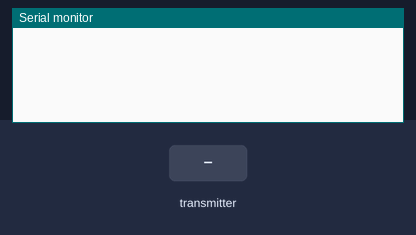
This sketch was run on a simulated Arduino Uno, built with avr-gcc and run on an emulated ATmega328P. Shown: the last lines printed to the serial monitor. Inputs (shaded band) come from the test bench. No radio packets arrive unless stated.

Above: at 1.2 s.
1.3 s: the transmitter starts sending North = 0
At 1.38 s:
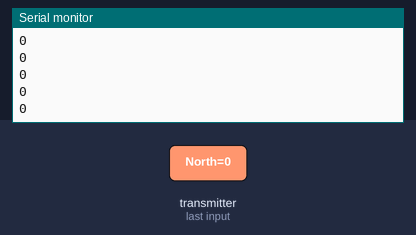
3.2 s: the transmitter starts sending South = 256
4.7 s: the transmitter starts sending East = 512
6.2 s: the transmitter starts sending West = 1023
At 7.1 s:
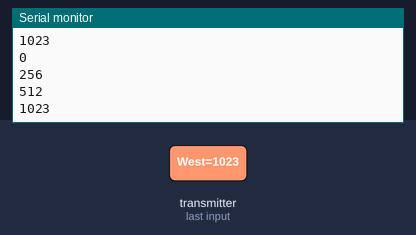
Timing chart, 0 to 8.7 s (numbered marks = the images above; inputs shaded):
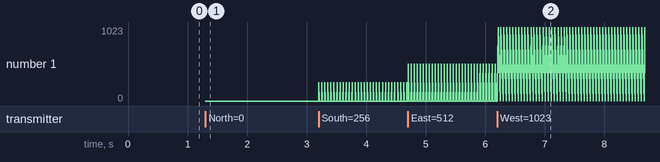

Measured:
- after the input at 1.3 s, the serial monitor: prints a new line at once (image 1)
- after the input at 6.2 s, the serial monitor: prints a new line at once (image 2)
- plotted number 1: 0 → 1023 after the input at 6.2 s

The sketch:

receiver.ino
```cpp
// SELVABHARATHI
// NOTE: while sending multiple data over NRF look for the size, the max size allowed is 32bit.
// if you want to send data, which is much large, you can go with JSON formate of data sending,
// with JSON send the data in 32bit of packets each. you can't send the entire data at once.
// you can send it 32bit of packets only.
#include <SPI.h>
#include <nRF24L01.h>
#include <RF24.h>
RF24 radio(7, 8); // CE, CSN
const byte address[6] = "00001";

typedef struct{
  int North;
  int South;
  int East;
  int West;
}data;

data payload;

void setup()
{
  Serial.begin(9600);
  radio.begin();
  radio.openReadingPipe(0, address);
  radio.setPALevel(RF24_PA_MAX);
  radio.startListening();
}
void loop()
{
  if (radio.available())
  {
    radio.read(&payload, sizeof(payload));
    Serial.println(payload.North);
    Serial.println(payload.South);
    Serial.println(payload.East);
    Serial.println(payload.West);
  }
}
```
